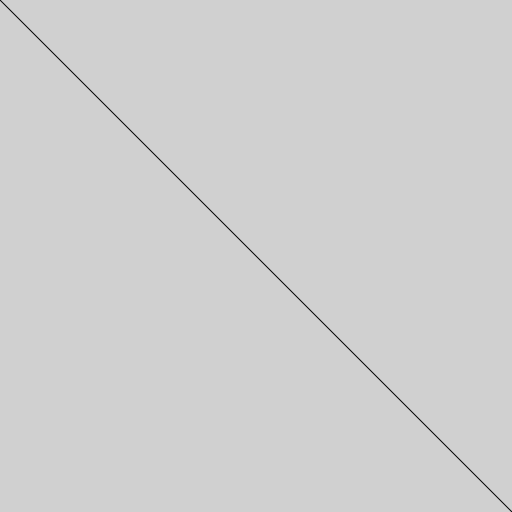
Frame 1 (no input)
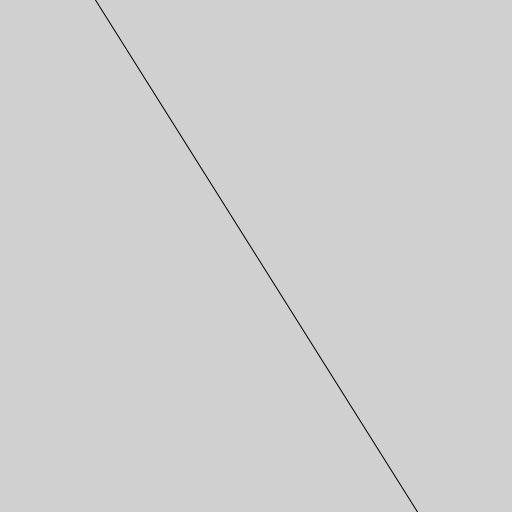
Frame 60 (the mouse pressed at the canvas centre just before this capture)
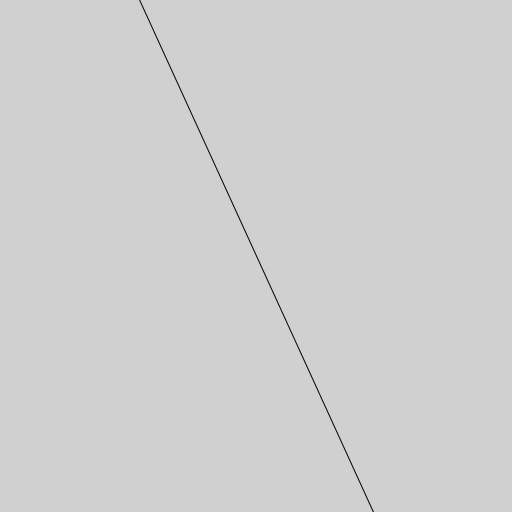
Frame 120 (the mouse held since frame 60 and released just before this capture)

The Processing sketch that drew these frames (run headless with seeded random() and noise(); from frame 60 on, the mouse is pressed at the canvas centre):

// Processing sketch: sketch_linea
// ── sketch_linea.pde
Line l;
void setup () {
  size (512, 512);
  l = new Line();
  l.m = 1;
}

void draw () {
  background(208);
  translate(width/2, height/2);
  l.Draw();
  //l.b = l.b + 0.1;
  l.m += 0.01;
}

// ── Line.pde
class Line  {
  float m; // Pendiente
  float b; // Desplazamiento en el eje y
  
  Line () {
    m = 0.5;
    b = 0;
  }

  Line (float m, float b) {
    this.m = m;
    this.b = b;
  }

  void Draw () {
    PVector p1 = new PVector();
    PVector p2 = new PVector();
    p1.x = -2000;
    p2.x = 2000;
    
    p1.y = m * p1.x + b;
    p2.y = m * p2.x + b;
    line(p1.x, p1.y, p2.x, p2.y);
  }
}
